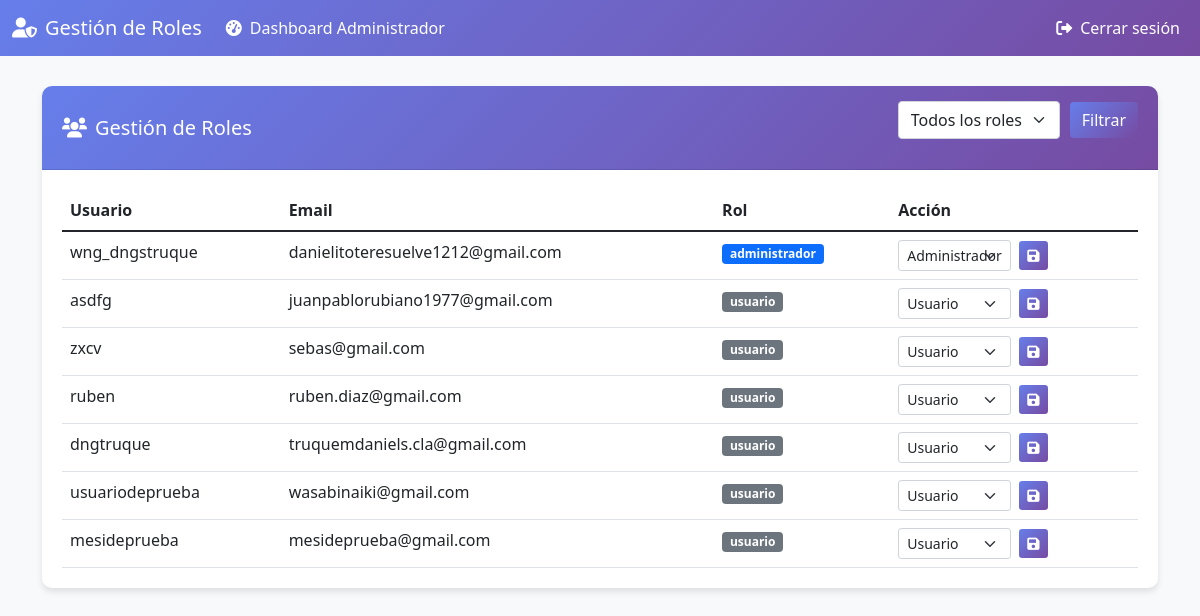
Page /admin_roles.php (signed in) on the committed database.
### tables this page shows
CREATE TABLE `usuarios` (
  `id_usuario` int(11) NOT NULL AUTO_INCREMENT,
  `username` varchar(50) NOT NULL,
  `password` varchar(255) NOT NULL,
  `email` varchar(100) NOT NULL,
  `created_at` timestamp NOT NULL DEFAULT current_timestamp(),
  `nombre` varchar(100) DEFAULT NULL,
  `apellido` varchar(100) DEFAULT NULL,
  `telefono` varchar(20) DEFAULT NULL,
  `area` varchar(100) DEFAULT NULL,
  `rol` enum('usuario','administrador') DEFAULT 'usuario',
  `tamanio_texto` enum('pequeno','normal','grande') DEFAULT 'normal',
  `tema` enum('claro','oscuro') DEFAULT 'claro',
  `idioma` char(2) DEFAULT 'es',
  PRIMARY KEY (`id_usuario`),
  UNIQUE KEY `username` (`username`),
  UNIQUE KEY `email` (`email`)
);

### admin_roles.php (the view, shortened to what this page needs)
<?php
require_once "includes/config.php";
$sql = "SELECT id_usuario, username, email, rol FROM usuarios";
$result_users = mysqli_query($link, $sql);
?>
<!DOCTYPE html>
<html lang="es">
<head>
    <link href="https://cdn.jsdelivr.net/npm/bootstrap@5.1.3/dist/css/bootstrap.min.css" rel="stylesheet">
    <link rel="stylesheet" href="https://cdnjs.cloudflare.com/ajax/libs/font-awesome/6.0.0-beta3/css/all.min.css">
</head>
<body>
    <nav class="navbar navbar-expand-lg navbar-dark">
        <div class="container-fluid">
            <a class="navbar-brand" href="#"><i class="fas fa-user-shield me-2"></i>Gestión de Roles</a>
            <div class="collapse navbar-collapse" id="navbarNav">
                <ul class="navbar-nav me-auto">
                    <li class="nav-item">
                        <a class="nav-link" href="admin_dashboard.php">
                            <i class="fas fa-tachometer-alt me-2"></i>Dashboard Administrador
                        </a>
                    </li>
                </ul>
                <ul class="navbar-nav">
                    <li class="nav-item">
                        <a class="nav-link" href="logout.php">
                            <i class="fas fa-sign-out-alt me-2"></i>Cerrar sesión
                        </a>
                    </li>
                </ul>
            </div>
        </div>
    </nav>
    <div class="container">
        <div class="card">
            <div class="card-header d-flex justify-content-between align-items-center">
                <h5 class="mb-0"><i class="fas fa-users me-2"></i>Gestión de Roles</h5>
                <form action="" method="GET" class="filter-form">
                    <select name="rol_filtro" class="form-select">
                        <option value="">Todos los roles</option>
                    </select>
                    <button type="submit" class="btn btn-primary">Filtrar</button>
                </form>
            </div>
            <div class="card-body">
                <div class="table-responsive">
                    <table class="table table-hover">
                        <thead>
                            <tr>
                                <th>Usuario</th>
                                <th>Email</th>
                                <th>Rol</th>
                                <th>Acción</th>
                            </tr>
                        </thead>
                        <tbody>
                            <?php while ($row = mysqli_fetch_assoc($result_users)): ?>
                                <tr>
                                    <td><?php echo htmlspecialchars($row['username']); ?></td>
                                    <td><?php echo htmlspecialchars($row['email']); ?></td>
                                    <td>
                                        <span
                                            class="badge <?php echo $row['rol'] == 'administrador' ? 'bg-primary' : 'bg-secondary'; ?>">
                                            <?php echo htmlspecialchars($row['rol']); ?>
                                        </span>
                                    </td>
                                    <td>
                                        <form action="<?php echo htmlspecialchars($_SERVER["PHP_SELF"]); ?>" method="post"
                                            class="d-flex align-items-center gap-2">
                                            <select name="new_role" class="form-select form-select-sm" style="width: auto;">
                                                <option value="usuario" <?php echo $row['rol'] == 'usuario' ? 'selected' : ''; ?>>Usuario</option>
                                                <option value="administrador" <?php echo $row['rol'] == 'administrador' ? 'selected' : ''; ?>>Administrador</option>
                                            </select>
                                            <button type="submit" name="update_role" class="btn btn-primary btn-sm">
                                                <i class="fas fa-save"></i>
                                            </button>
                                        </form>
                                    </td>
                                </tr>
                            <?php endwhile; ?>
                        </tbody>
                    </table>
                </div>
            </div>
        </div>
    </div>
</body>
</html>

### admin_roles.php (style rules this page uses)
body { background-color: #f8f9fa; padding-bottom: 40px; }
.navbar { background: linear-gradient(135deg, #667eea 0%, #764ba2 100%); margin-bottom: 30px; }
.navbar-brand, .nav-link { color: white !important; }
.card { border: none; border-radius: 10px; box-shadow: 0 4px 6px rgba(0, 0, 0, 0.1); margin-bottom: 20px; }
.card-header { background: linear-gradient(135deg, #667eea 0%, #764ba2 100%); color: white; font-weight: bold; border-radius: 10px 10px 0 0 !important; padding: 15px 20px; }
.card-body { padding: 20px; }
.btn-primary { background: linear-gradient(135deg, #667eea 0%, #764ba2 100%); border: none; }
.table { margin-bottom: 0; }
.table th { border-top: none; }
.form-select-sm { padding: 0.25rem 0.5rem; font-size: 0.875rem; border-radius: 0.2rem; }
.filter-form { display: flex; align-items: center; margin-bottom: 15px; }
.filter-form select { max-width: 200px; margin-right: 10px; }

### rows in the picture
usuarios: username "wng_dngstruque", email "danielitoteresuelve1212@gmail.com", rol "administrador", new_role "Administrador"
usuarios: username "asdfg", email "juanpablorubiano1977@gmail.com", rol "usuario", new_role "Usuario"
usuarios: username "zxcv", email "sebas@gmail.com", rol "usuario", new_role "Usuario"
usuarios: username "ruben", email "ruben.diaz@gmail.com", rol "usuario", new_role "Usuario"
usuarios: username "dngtruque", email "truquemdaniels.cla@gmail.com", rol "usuario", new_role "Usuario"
usuarios: username "usuariodeprueba", email "wasabinaiki@gmail.com", rol "usuario", new_role "Usuario"
usuarios: username "mesideprueba", email "mesideprueba@gmail.com", rol "usuario", new_role "Usuario"
